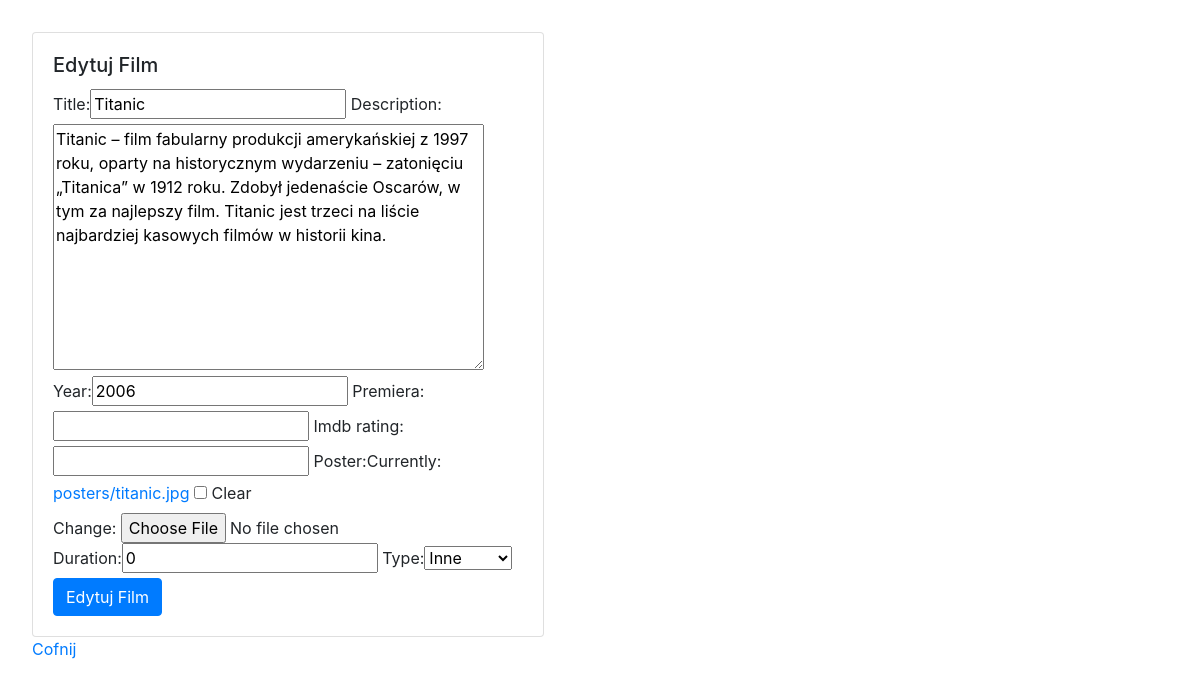
Before: /filmy/edit/1/ (signed in) with the older database file.
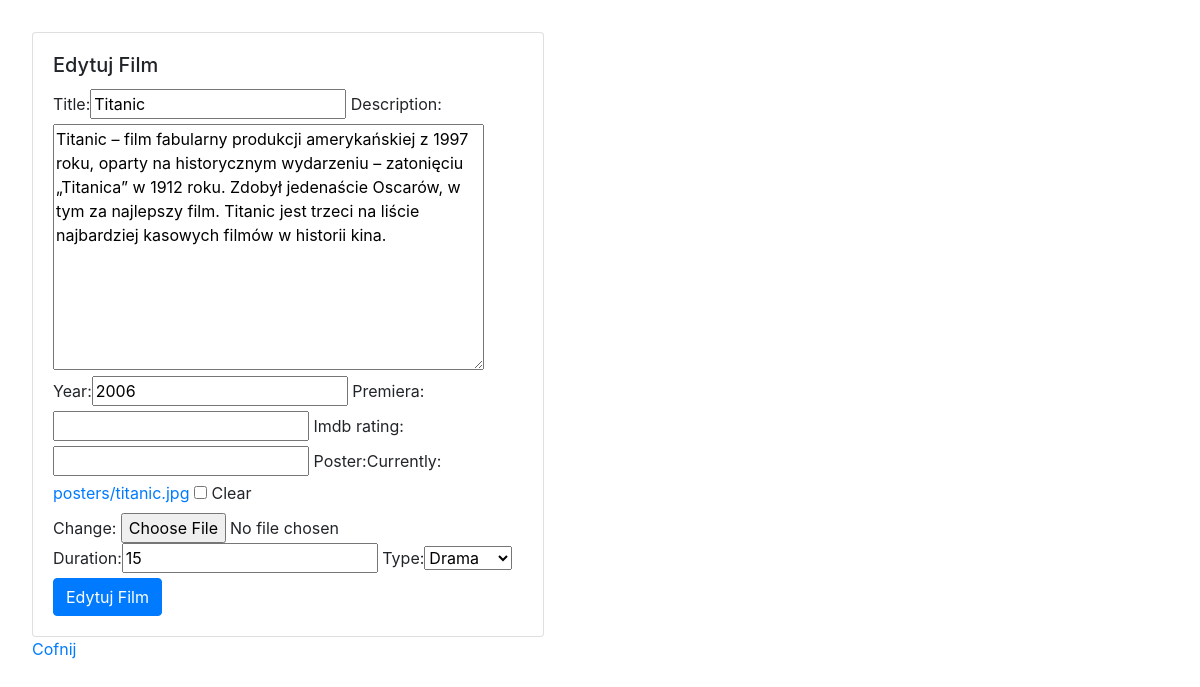
After: the same page with the newer database file.
### filmyweb/models.py (models this page shows, shortened)
class Film(models.Model):
    title = models.CharField(max_length=64, blank=False, unique=True)
    year = models.PositiveSmallIntegerField(default=2000)
    description = models.TextField(default="")
    premiera = models.DateField(null=True, blank=True)
    imdb_rating = models.DecimalField(max_digits=4,decimal_places=2, null=True,blank=True)
    poster = models.ImageField(upload_to="posters", null=True, blank=True)
    additional = models.OneToOneField(AdditionalInformation, on_delete=models.CASCADE,null=True, blank=True)

class AdditionalInformation(models.Model):
    TYPE = {
        (0, "Inne"),
        (1, "Horror"),
        (2, "Komedia"),
        (3, "Sci-fi"),
        (4, "Drama"),
    }
    duration = models.PositiveSmallIntegerField(default=0)
    type = models.PositiveSmallIntegerField(default=0, choices=TYPE)

### filmyweb/views.py (the view)
# urls.py: path('edit/<int:id>/', edit_film, name="edit_film"),
@login_required
def edit_film(request, id):
    film = get_object_or_404(Film, pk=id)
    try:
        additional = AdditionalInformation.objects.get(film=film.id)
    except AdditionalInformation.DoesNotExist:
        additional = None
    form_film = FilmForm(request.POST or None, request.FILES or None, instance=film)
    form_additional = AdditionalInfoForm(request.POST or None, instance=additional)
    if all((form_film.is_valid(), form_additional.is_valid())):
        film = form_film.save(commit=False)
        additional = form_additional.save()
        film.additional = additional
        film.save()
        return redirect(all_films)
    return render(request, 'film_form.html', {'form': form_film,
                                              'form_additional': form_additional,
                                              'new':False})

### filmyweb/forms.py
class FilmForm(ModelForm):
    class Meta:
        model = Film
        fields = ['title','description','year','premiera','imdb_rating','poster']

class AdditionalInfoForm(ModelForm):
    class Meta:
        model = AdditionalInformation
        fields = ['duration', 'type']

### templates/film_form.html (shortened to what this page needs)
{% extends 'index.html' %}
{% load bootstrap %}
{% block page %}
    <div class="card" style="width: 32rem;">
      <div class="card-body">
              {% if new %}
                        <h5 class="card-title">Nowy Film</h5>
              {% else %}
                        <h5 class="card-title">Edytuj Film</h5>
              {% endif %}
            <form method="POST" enctype="multipart/form-data">
                {{ form|bootstrap }}
                {{ form_additional|bootstrap }}
                    {% if new %}
                        <button type="submit" class="btn btn-primary">Nowy Film</button>
                    {% else %}
                        <button type="submit" class="btn btn-primary">Edytuj Film</button>
                    {% endif %}
            </form>
      </div>
    </div>
    <a href="{% url 'all_films' %}">Cofnij</a>
{% endblock %}

### templates/index.html (shortened to what this page needs)
{% load static %}
<!doctype html>
<html lang="en">
<head>
    <link rel="stylesheet" href="https://cdn.jsdelivr.net/npm/bootstrap@4.5.3/dist/css/bootstrap.min.css">
    <link rel="stylesheet" href="{% static 'css.css' %}">
</head>
<body>
   {% block page %} {% endblock %}
</body>
</html>

### my_static/css.css (style rules this page uses)
body { padding: 2rem; }
.card { width: 36rem; }

Changed rows visible on the page:
added AdditionalInformation: duration "15", type "Drama"
Other visible differences:
form field duration: "0" → (not shown)
form field type: "Inne" → (not shown)
